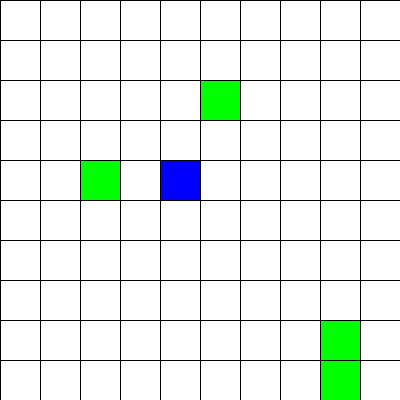
Frame 1 (no input)
Frame 60 (the mouse pressed at the canvas centre just before this capture): identical to frame 1, image omitted
Frame 120 (the mouse held since frame 60 and released just before this capture): identical to frame 1, image omitted

The Processing sketch that drew this single still picture (run headless with seeded random() and noise(); from frame 60 on, the mouse is pressed at the canvas centre):

// Processing sketch: arreglo_bidimensional_personaje_obstaculos
// ── arreglo_bidimensional_personaje_obstaculos.pde
int cant = 10;
int [][] miContador = new int [cant][cant];
int tam;
int posXPersonaje = 4;
int posYPersonaje = 4;

void setup(){
  size(400,400);
  tam = width/cant;
  textSize(20);
  miContador[posXPersonaje][posYPersonaje] = 1;
  miContador[2][4] = 2;
  miContador[5][2] = 2;
  miContador[8][8] = 2;
  miContador[8][9] = 2;
}

void draw(){
  background(200);
  for(int i=0; i< cant; i++){
    for(int j=0; j< cant; j++){
      if(miContador[i][j] == 1){
        fill(0,0,255);
      }else if(miContador[i][j] == 2){
        fill(0,255,0); 
      }else {
        fill(255);
      }
      rect(i*tam, j*tam, tam, tam);
    }
  }
}

void keyPressed(){
  if(mePuedoMover()) {
    mover();
  }
}

// ── helpers.pde
boolean mePuedoMover() {
  if (keyCode == LEFT && miContador[posXPersonaje-1][posYPersonaje] == 2) {
    return false;
  } else if (keyCode == RIGHT && miContador[posXPersonaje+1][posYPersonaje] == 2) {
    return false;
  } else if (keyCode == UP && miContador[posXPersonaje][posYPersonaje-1] == 2) {
    return false;
  } else if (keyCode == DOWN && miContador[posXPersonaje][posYPersonaje+1] == 2) {
    return false;
  }
  return true;
}

void mover() {
  if (keyCode == LEFT) {
    miContador[posXPersonaje][posYPersonaje] = 0;
    miContador[posXPersonaje-1][posYPersonaje] = 1;
    posXPersonaje--;
  } else if (keyCode == RIGHT) {
    miContador[posXPersonaje][posYPersonaje] = 0;
    miContador[posXPersonaje+1][posYPersonaje] = 1;
    posXPersonaje++;
  } else if (keyCode == UP) {
    miContador[posXPersonaje][posYPersonaje] = 0;
    miContador[posXPersonaje][posYPersonaje-1] = 1;
    posYPersonaje--;
  } else if (keyCode == DOWN) {
    miContador[posXPersonaje][posYPersonaje] = 0;
    miContador[posXPersonaje][posYPersonaje+1] = 1;
    posYPersonaje++;
  }
}
